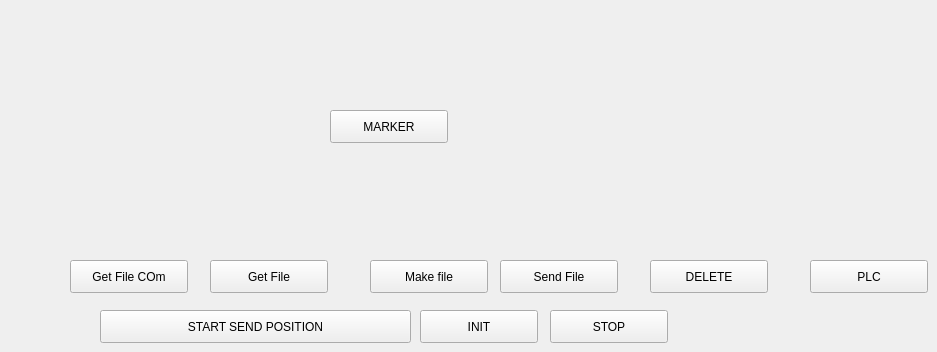
      <widget class="QWidget" name="tab_2">
       <attribute name="title">
        <string>Tab 2</string>
       </attribute>
       <widget class="QPushButton" name="pushButton_6">
        <property name="geometry">
         <rect>
          <x>210</x>
          <y>260</y>
          <width>118</width>
          <height>33</height>
         </rect>
        </property>
        <property name="text">
         <string>Get File</string>
        </property>
       </widget>
       <widget class="QPushButton" name="pushButton_3">
        <property name="geometry">
         <rect>
          <x>70</x>
          <y>260</y>
          <width>118</width>
          <height>33</height>
         </rect>
        </property>
        <property name="text">
         <string>Get File COm</string>
        </property>
       </widget>
       <widget class="QPushButton" name="pushButton_10">
        <property name="geometry">
         <rect>
          <x>420</x>
          <y>310</y>
          <width>118</width>
          <height>33</height>
         </rect>
        </property>
        <property name="text">
         <string>INIT</string>
        </property>
       </widget>
       <widget class="QPushButton" name="pushButton_8">
        <property name="geometry">
         <rect>
          <x>810</x>
          <y>260</y>
          <width>118</width>
          <height>33</height>
         </rect>
        </property>
        <property name="text">
         <string>PLC</string>
        </property>
       </widget>
       <widget class="QPushButton" name="pushButton_4">
        <property name="geometry">
         <rect>
          <x>500</x>
          <y>260</y>
          <width>118</width>
          <height>33</height>
         </rect>
        </property>
        <property name="text">
         <string>Send File</string>
        </property>
       </widget>
       <widget class="QPushButton" name="pushButton_5">
        <property name="geometry">
         <rect>
          <x>370</x>
          <y>260</y>
          <width>118</width>
          <height>33</height>
         </rect>
        </property>
        <property name="text">
         <string>Make file</string>
        </property>
       </widget>
       <widget class="QPushButton" name="pushButton_7">
        <property name="geometry">
         <rect>
          <x>650</x>
          <y>260</y>
          <width>118</width>
          <height>33</height>
         </rect>
        </property>
        <property name="text">
         <string>DELETE</string>
        </property>
       </widget>
       <widget class="QPushButton" name="pushButton_9">
        <property name="geometry">
         <rect>
          <x>100</x>
          <y>310</y>
          <width>311</width>
          <height>33</height>
         </rect>
        </property>
        <property name="text">
         <string>START SEND POSITION</string>
        </property>
       </widget>
       <widget class="QPushButton" name="pushButton_11">
        <property name="geometry">
         <rect>
          <x>550</x>
          <y>310</y>
          <width>118</width>
          <height>33</height>
         </rect>
        </property>
        <property name="text">
         <string>STOP</string>
        </property>
       </widget>
       <widget class="QPushButton" name="pushButton">
        <property name="geometry">
         <rect>
          <x>330</x>
          <y>110</y>
          <width>118</width>
          <height>33</height>
         </rect>
        </property>
        <property name="text">
         <string>MARKER</string>
        </property>
       </widget>
      </widget>
